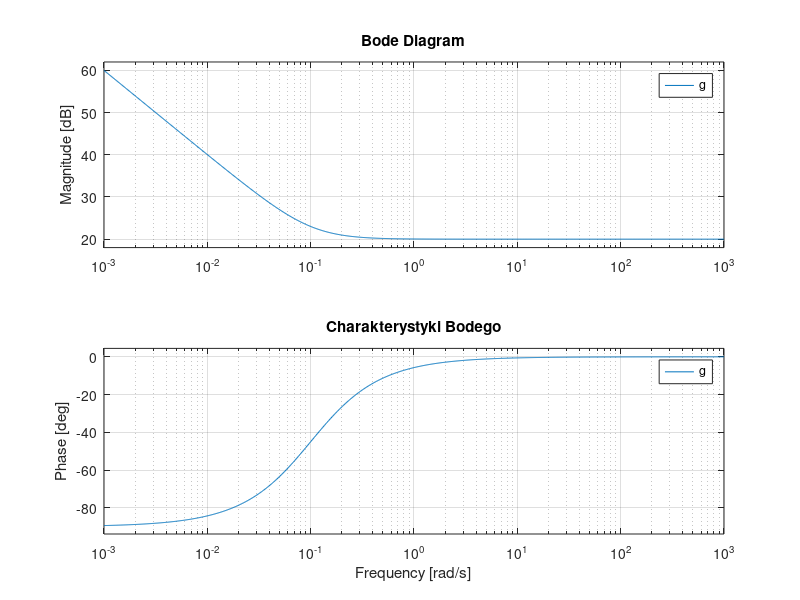

This chart was generated by the following MATLAB code:
clear all; close all;

%  ******************************************************
%  PI
%  ******************************************************
%% Charakterystyka skokowa
k = 10; Ti = 10;
g = tf([k*Ti, k], [Ti, 0]);
[y1 t1] = step(g, 100);

plot(t1, y1, 'b')
ylim([0 110])
grid on
title('Odpowiedz skokowa')
xlabel('czas [s]')
ylabel('odpowiedz')
%% Charakterystyka Nyquista
k = 10; Ti = 10;
g = tf([k*Ti, k], [Ti, 0]);
nyquist(g)

grid on
title('Charakterystyka Nyquista')
%% Charakterystyka Bodego
k = 10; Ti = 10;
g = tf([k*Ti, k], [Ti, 0]);
w = logspace(-3, 3, 1000); bode(g, w)

grid on
title('Charakterystyki Bodego')
%% *******************************************************
%  PD
%  *******************************************************
%% Charakterystyka skokowa
